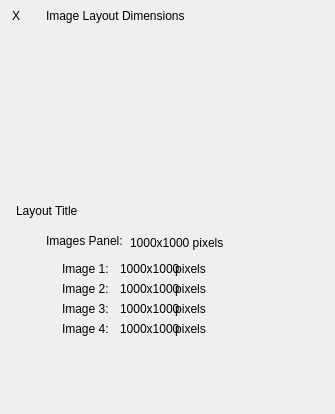
<?xml version="1.0" encoding="UTF-8"?>
<ui version="4.0">
  <class>FormImageLayoutDimensions</class>
  <widget class="QWidget" name="FormImageLayoutDimensions">
    <property name="geometry"><rect><x>0</x><y>0</y><width>335</width><height>414</height></rect></property>
    <property name="windowTitle"><string>Layout Dimensions</string></property>
    <property name="vclClass" stdset="0"><string notr="true">TFormImageLayoutDimensions</string></property>
    <property name="vclColor" stdset="0"><string notr="true">#0c0f11</string></property>
    <property name="vclFontName" stdset="0"><string notr="true">Segoe UI</string></property>
    <property name="vclFontPx" stdset="0"><number>12</number></property>
    <property name="vclFontColor" stdset="0"><string notr="true">#000000</string></property>
    <widget class="ElPanel" name="PanelImageLayoutDimensions">
      <property name="geometry"><rect><x>0</x><y>0</y><width>293</width><height>351</height></rect></property>
      <property name="vclClass" stdset="0"><string notr="true">TPanelEx</string></property>
      <property name="vclColor1" stdset="0"><string notr="true">#323232</string></property>
      <property name="vclColor2" stdset="0"><string notr="true">#c0c0c0</string></property>
      <property name="vclColor3" stdset="0"><string notr="true">#ffff00</string></property>
      <property name="vclColor4" stdset="0"><string notr="true">#008080</string></property>
      <property name="vclColorFrame" stdset="0"><string notr="true">#010000</string></property>
      <property name="vclColorInnerFrame" stdset="0"><string notr="true">#5b6978</string></property>
      <property name="vclStyle" stdset="0"><string notr="true">vgSolid</string></property>
      <property name="vclFrames" stdset="0"><string notr="true"></string></property>
      <widget class="ElLabel" name="PanelImageLayoutDimensLabel">
        <property name="vclAutoSize" stdset="0"><bool>true</bool></property>
        <property name="geometry"><rect><x>46</x><y>8</y><width>138</width><height>16</height></rect></property>
        <property name="text"><string>Image Layout Dimensions</string></property>
        <property name="vclClass" stdset="0"><string notr="true">TShadowLabel</string></property>
        <property name="vclColor" stdset="0"><string notr="true">#485058</string></property>
        <property name="vclTransparent" stdset="0"><bool>true</bool></property>
        <property name="vclFontName" stdset="0"><string notr="true">Segoe UI</string></property>
        <property name="vclFontPx" stdset="0"><number>12</number></property>
        <property name="vclFontColor" stdset="0"><string notr="true">#fffbf0</string></property>
        <property name="vclColorFrame" stdset="0"><string notr="true">#404040</string></property>
        <property name="vclColorInnerFrame" stdset="0"><string notr="true">#000000</string></property>
        <property name="vclShadowColor" stdset="0"><string notr="true">#454755</string></property>
        <property name="vclShadowEnabled" stdset="0"><string notr="true">False</string></property>
        <property name="vclEllipsType" stdset="0"><string notr="true">etNone</string></property>
        <property name="vclFrames" stdset="0"><string notr="true"></string></property>
      </widget>
      <widget class="ElLabel" name="PanelImageLayoutDimensButtonClose">
        <property name="geometry"><rect><x>12</x><y>8</y><width>28</width><height>16</height></rect></property>
        <property name="text"><string>X</string></property>
        <property name="toolTip"><string>Close</string></property>
        <property name="vclClass" stdset="0"><string notr="true">TShadowLabel</string></property>
        <property name="vclColor" stdset="0"><string notr="true">#590000</string></property>
        <property name="vclFontName" stdset="0"><string notr="true">Verdana</string></property>
        <property name="vclFontPx" stdset="0"><number>11</number></property>
        <property name="vclFontColor" stdset="0"><string notr="true">#ffffff</string></property>
        <property name="vclFontStyle" stdset="0"><string notr="true">fsBold</string></property>
        <property name="vclAlignment" stdset="0"><string notr="true">taCenter</string></property>
        <property name="vclLayout" stdset="0"><string notr="true">tlCenter</string></property>
        <property name="vclColorFrame" stdset="0"><string notr="true">#825a00</string></property>
        <property name="vclColorInnerFrame" stdset="0"><string notr="true">#000000</string></property>
        <property name="vclShadowColor" stdset="0"><string notr="true">#000000</string></property>
        <property name="vclShadowEnabled" stdset="0"><string notr="true">True</string></property>
        <property name="vclEllipsType" stdset="0"><string notr="true">etNone</string></property>
        <property name="vclFrames" stdset="0"><string notr="true">lfrLeft,lfrTop,lfrRight,lfrBottom</string></property>
        <property name="vclOnClick" stdset="0"><string notr="true">PanelImageLayoutDimensButtonCloseClick</string></property>
      </widget>
      <widget class="ElLabel" name="LabelImage4">
        <property name="vclAutoSize" stdset="0"><bool>true</bool></property>
        <property name="geometry"><rect><x>62</x><y>320</y><width>164</width><height>18</height></rect></property>
        <property name="text"><string>Image 4:                    pixels</string></property>
        <property name="toolTip"><string>Image 4:</string></property>
        <property name="vclClass" stdset="0"><string notr="true">TShadowLabel</string></property>
        <property name="vclTransparent" stdset="0"><bool>true</bool></property>
        <property name="vclFontName" stdset="0"><string notr="true">Segoe UI</string></property>
        <property name="vclFontPx" stdset="0"><number>13</number></property>
        <property name="vclFontColor" stdset="0"><string notr="true">#ffffff</string></property>
        <property name="vclColorFrame" stdset="0"><string notr="true">#000000</string></property>
        <property name="vclColorInnerFrame" stdset="0"><string notr="true">#000000</string></property>
        <property name="vclShadowColor" stdset="0"><string notr="true">#808080</string></property>
        <property name="vclShadowEnabled" stdset="0"><string notr="true">False</string></property>
        <property name="vclEllipsType" stdset="0"><string notr="true">etNone</string></property>
        <property name="vclFrames" stdset="0"><string notr="true"></string></property>
      </widget>
      <widget class="ElLabel" name="LabelImage3">
        <property name="vclAutoSize" stdset="0"><bool>true</bool></property>
        <property name="geometry"><rect><x>62</x><y>300</y><width>164</width><height>18</height></rect></property>
        <property name="text"><string>Image 3:                    pixels</string></property>
        <property name="toolTip"><string>Image 3:</string></property>
        <property name="vclClass" stdset="0"><string notr="true">TShadowLabel</string></property>
        <property name="vclTransparent" stdset="0"><bool>true</bool></property>
        <property name="vclFontName" stdset="0"><string notr="true">Segoe UI</string></property>
        <property name="vclFontPx" stdset="0"><number>13</number></property>
        <property name="vclFontColor" stdset="0"><string notr="true">#ffffff</string></property>
        <property name="vclColorFrame" stdset="0"><string notr="true">#000000</string></property>
        <property name="vclColorInnerFrame" stdset="0"><string notr="true">#000000</string></property>
        <property name="vclShadowColor" stdset="0"><string notr="true">#808080</string></property>
        <property name="vclShadowEnabled" stdset="0"><string notr="true">False</string></property>
        <property name="vclEllipsType" stdset="0"><string notr="true">etNone</string></property>
        <property name="vclFrames" stdset="0"><string notr="true"></string></property>
      </widget>
      <widget class="ElLabel" name="LabelImage2">
        <property name="vclAutoSize" stdset="0"><bool>true</bool></property>
        <property name="geometry"><rect><x>62</x><y>280</y><width>164</width><height>18</height></rect></property>
        <property name="text"><string>Image 2:                    pixels</string></property>
        <property name="toolTip"><string>Image 2:</string></property>
        <property name="vclClass" stdset="0"><string notr="true">TShadowLabel</string></property>
        <property name="vclTransparent" stdset="0"><bool>true</bool></property>
        <property name="vclFontName" stdset="0"><string notr="true">Segoe UI</string></property>
        <property name="vclFontPx" stdset="0"><number>13</number></property>
        <property name="vclFontColor" stdset="0"><string notr="true">#ffffff</string></property>
        <property name="vclColorFrame" stdset="0"><string notr="true">#000000</string></property>
        <property name="vclColorInnerFrame" stdset="0"><string notr="true">#000000</string></property>
        <property name="vclShadowColor" stdset="0"><string notr="true">#808080</string></property>
        <property name="vclShadowEnabled" stdset="0"><string notr="true">False</string></property>
        <property name="vclEllipsType" stdset="0"><string notr="true">etNone</string></property>
        <property name="vclFrames" stdset="0"><string notr="true"></string></property>
      </widget>
      <widget class="ElLabel" name="LabelImage1">
        <property name="vclAutoSize" stdset="0"><bool>true</bool></property>
        <property name="geometry"><rect><x>62</x><y>260</y><width>164</width><height>18</height></rect></property>
        <property name="text"><string>Image 1:                    pixels</string></property>
        <property name="toolTip"><string>Image 1:</string></property>
        <property name="vclClass" stdset="0"><string notr="true">TShadowLabel</string></property>
        <property name="vclTransparent" stdset="0"><bool>true</bool></property>
        <property name="vclFontName" stdset="0"><string notr="true">Segoe UI</string></property>
        <property name="vclFontPx" stdset="0"><number>13</number></property>
        <property name="vclFontColor" stdset="0"><string notr="true">#ffffff</string></property>
        <property name="vclColorFrame" stdset="0"><string notr="true">#000000</string></property>
        <property name="vclColorInnerFrame" stdset="0"><string notr="true">#000000</string></property>
        <property name="vclShadowColor" stdset="0"><string notr="true">#808080</string></property>
        <property name="vclShadowEnabled" stdset="0"><string notr="true">False</string></property>
        <property name="vclEllipsType" stdset="0"><string notr="true">etNone</string></property>
        <property name="vclFrames" stdset="0"><string notr="true"></string></property>
      </widget>
      <widget class="ElLabel" name="LabelLayoutTitle">
        <property name="geometry"><rect><x>16</x><y>199</y><width>257</width><height>23</height></rect></property>
        <property name="text"><string>Layout Title</string></property>
        <property name="vclTag" stdset="0"><number>-1</number></property>
        <property name="vclClass" stdset="0"><string notr="true">TShadowLabel</string></property>
        <property name="vclTransparent" stdset="0"><bool>true</bool></property>
        <property name="vclFontName" stdset="0"><string notr="true">Trebuchet MS</string></property>
        <property name="vclFontPx" stdset="0"><number>13</number></property>
        <property name="vclFontColor" stdset="0"><string notr="true">#ff0000</string></property>
        <property name="vclFontStyle" stdset="0"><string notr="true">fsBold</string></property>
        <property name="vclAlignment" stdset="0"><string notr="true">taCenter</string></property>
        <property name="vclColorFrame" stdset="0"><string notr="true">#000000</string></property>
        <property name="vclColorInnerFrame" stdset="0"><string notr="true">#000000</string></property>
        <property name="vclShadowColor" stdset="0"><string notr="true">#800000</string></property>
        <property name="vclShadowEnabled" stdset="0"><string notr="true">False</string></property>
        <property name="vclEllipsType" stdset="0"><string notr="true">etNone</string></property>
        <property name="vclFrames" stdset="0"><string notr="true"></string></property>
      </widget>
      <widget class="ElLabel" name="LabelImagesPanel">
        <property name="vclAutoSize" stdset="0"><bool>true</bool></property>
        <property name="geometry"><rect><x>46</x><y>232</y><width>81</width><height>18</height></rect></property>
        <property name="text"><string>Images Panel:</string></property>
        <property name="vclClass" stdset="0"><string notr="true">TShadowLabel</string></property>
        <property name="vclTransparent" stdset="0"><bool>true</bool></property>
        <property name="vclFontName" stdset="0"><string notr="true">Segoe UI</string></property>
        <property name="vclFontPx" stdset="0"><number>13</number></property>
        <property name="vclFontColor" stdset="0"><string notr="true">#ffff00</string></property>
        <property name="vclColorFrame" stdset="0"><string notr="true">#000000</string></property>
        <property name="vclColorInnerFrame" stdset="0"><string notr="true">#000000</string></property>
        <property name="vclShadowColor" stdset="0"><string notr="true">#800000</string></property>
        <property name="vclShadowEnabled" stdset="0"><string notr="true">False</string></property>
        <property name="vclEllipsType" stdset="0"><string notr="true">etNone</string></property>
        <property name="vclFrames" stdset="0"><string notr="true"></string></property>
      </widget>
      <widget class="ElLabel" name="LabelImagesPanelDimensions">
        <property name="geometry"><rect><x>130</x><y>232</y><width>113</width><height>21</height></rect></property>
        <property name="text"><string>1000x1000 pixels</string></property>
        <property name="vclClass" stdset="0"><string notr="true">TShadowLabel</string></property>
        <property name="vclTransparent" stdset="0"><bool>true</bool></property>
        <property name="vclFontName" stdset="0"><string notr="true">Segoe UI</string></property>
        <property name="vclFontPx" stdset="0"><number>13</number></property>
        <property name="vclFontColor" stdset="0"><string notr="true">#ffff00</string></property>
        <property name="vclAlignment" stdset="0"><string notr="true">taCenter</string></property>
        <property name="vclColorFrame" stdset="0"><string notr="true">#000000</string></property>
        <property name="vclColorInnerFrame" stdset="0"><string notr="true">#000000</string></property>
        <property name="vclShadowColor" stdset="0"><string notr="true">#800000</string></property>
        <property name="vclShadowEnabled" stdset="0"><string notr="true">False</string></property>
        <property name="vclEllipsType" stdset="0"><string notr="true">etNone</string></property>
        <property name="vclFrames" stdset="0"><string notr="true"></string></property>
      </widget>
      <widget class="ElLabel" name="LabelImage1Dimensions">
        <property name="geometry"><rect><x>120</x><y>260</y><width>63</width><height>18</height></rect></property>
        <property name="text"><string>1000x1000</string></property>
        <property name="vclClass" stdset="0"><string notr="true">TShadowLabel</string></property>
        <property name="vclTransparent" stdset="0"><bool>true</bool></property>
        <property name="vclFontName" stdset="0"><string notr="true">Segoe UI</string></property>
        <property name="vclFontPx" stdset="0"><number>13</number></property>
        <property name="vclFontColor" stdset="0"><string notr="true">#ffffff</string></property>
        <property name="vclAlignment" stdset="0"><string notr="true">taRightJustify</string></property>
        <property name="vclColorFrame" stdset="0"><string notr="true">#000000</string></property>
        <property name="vclColorInnerFrame" stdset="0"><string notr="true">#000000</string></property>
        <property name="vclShadowColor" stdset="0"><string notr="true">#808080</string></property>
        <property name="vclShadowEnabled" stdset="0"><string notr="true">False</string></property>
        <property name="vclEllipsType" stdset="0"><string notr="true">etNone</string></property>
        <property name="vclFrames" stdset="0"><string notr="true"></string></property>
      </widget>
      <widget class="ElLabel" name="LabelImage2Dimensions">
        <property name="geometry"><rect><x>120</x><y>280</y><width>63</width><height>18</height></rect></property>
        <property name="text"><string>1000x1000</string></property>
        <property name="vclClass" stdset="0"><string notr="true">TShadowLabel</string></property>
        <property name="vclTransparent" stdset="0"><bool>true</bool></property>
        <property name="vclFontName" stdset="0"><string notr="true">Segoe UI</string></property>
        <property name="vclFontPx" stdset="0"><number>13</number></property>
        <property name="vclFontColor" stdset="0"><string notr="true">#ffffff</string></property>
        <property name="vclAlignment" stdset="0"><string notr="true">taRightJustify</string></property>
        <property name="vclColorFrame" stdset="0"><string notr="true">#000000</string></property>
        <property name="vclColorInnerFrame" stdset="0"><string notr="true">#000000</string></property>
        <property name="vclShadowColor" stdset="0"><string notr="true">#808080</string></property>
        <property name="vclShadowEnabled" stdset="0"><string notr="true">False</string></property>
        <property name="vclEllipsType" stdset="0"><string notr="true">etNone</string></property>
        <property name="vclFrames" stdset="0"><string notr="true"></string></property>
      </widget>
      <widget class="ElLabel" name="LabelImage3Dimensions">
        <property name="geometry"><rect><x>120</x><y>300</y><width>63</width><height>18</height></rect></property>
        <property name="text"><string>1000x1000</string></property>
        <property name="vclClass" stdset="0"><string notr="true">TShadowLabel</string></property>
        <property name="vclTransparent" stdset="0"><bool>true</bool></property>
        <property name="vclFontName" stdset="0"><string notr="true">Segoe UI</string></property>
        <property name="vclFontPx" stdset="0"><number>13</number></property>
        <property name="vclFontColor" stdset="0"><string notr="true">#ffffff</string></property>
        <property name="vclAlignment" stdset="0"><string notr="true">taRightJustify</string></property>
        <property name="vclColorFrame" stdset="0"><string notr="true">#000000</string></property>
        <property name="vclColorInnerFrame" stdset="0"><string notr="true">#000000</string></property>
        <property name="vclShadowColor" stdset="0"><string notr="true">#808080</string></property>
        <property name="vclShadowEnabled" stdset="0"><string notr="true">False</string></property>
        <property name="vclEllipsType" stdset="0"><string notr="true">etNone</string></property>
        <property name="vclFrames" stdset="0"><string notr="true"></string></property>
      </widget>
      <widget class="ElLabel" name="LabelImage4Dimensions">
        <property name="geometry"><rect><x>120</x><y>320</y><width>63</width><height>18</height></rect></property>
        <property name="text"><string>1000x1000</string></property>
        <property name="vclClass" stdset="0"><string notr="true">TShadowLabel</string></property>
        <property name="vclTransparent" stdset="0"><bool>true</bool></property>
        <property name="vclFontName" stdset="0"><string notr="true">Segoe UI</string></property>
        <property name="vclFontPx" stdset="0"><number>13</number></property>
        <property name="vclFontColor" stdset="0"><string notr="true">#ffffff</string></property>
        <property name="vclAlignment" stdset="0"><string notr="true">taRightJustify</string></property>
        <property name="vclColorFrame" stdset="0"><string notr="true">#000000</string></property>
        <property name="vclColorInnerFrame" stdset="0"><string notr="true">#000000</string></property>
        <property name="vclShadowColor" stdset="0"><string notr="true">#808080</string></property>
        <property name="vclShadowEnabled" stdset="0"><string notr="true">False</string></property>
        <property name="vclEllipsType" stdset="0"><string notr="true">etNone</string></property>
        <property name="vclFrames" stdset="0"><string notr="true"></string></property>
      </widget>
      <widget class="ElImage" name="ImageScrLayout">
        <property name="geometry"><rect><x>12</x><y>28</y><width>265</width><height>165</height></rect></property>
        <property name="vclClass" stdset="0"><string notr="true">TImage32</string></property>
      </widget>
    </widget>
  </widget>
  <customwidgets>
    <customwidget><class>ElImage</class><extends>QLabel</extends><header>ElWidgets.h</header></customwidget>
    <customwidget><class>ElLabel</class><extends>QLabel</extends><header>ElWidgets.h</header></customwidget>
    <customwidget><class>ElPanel</class><extends>QFrame</extends><header>ElWidgets.h</header><container>1</container></customwidget>
  </customwidgets>
  <resources/><connections/>
</ui>
